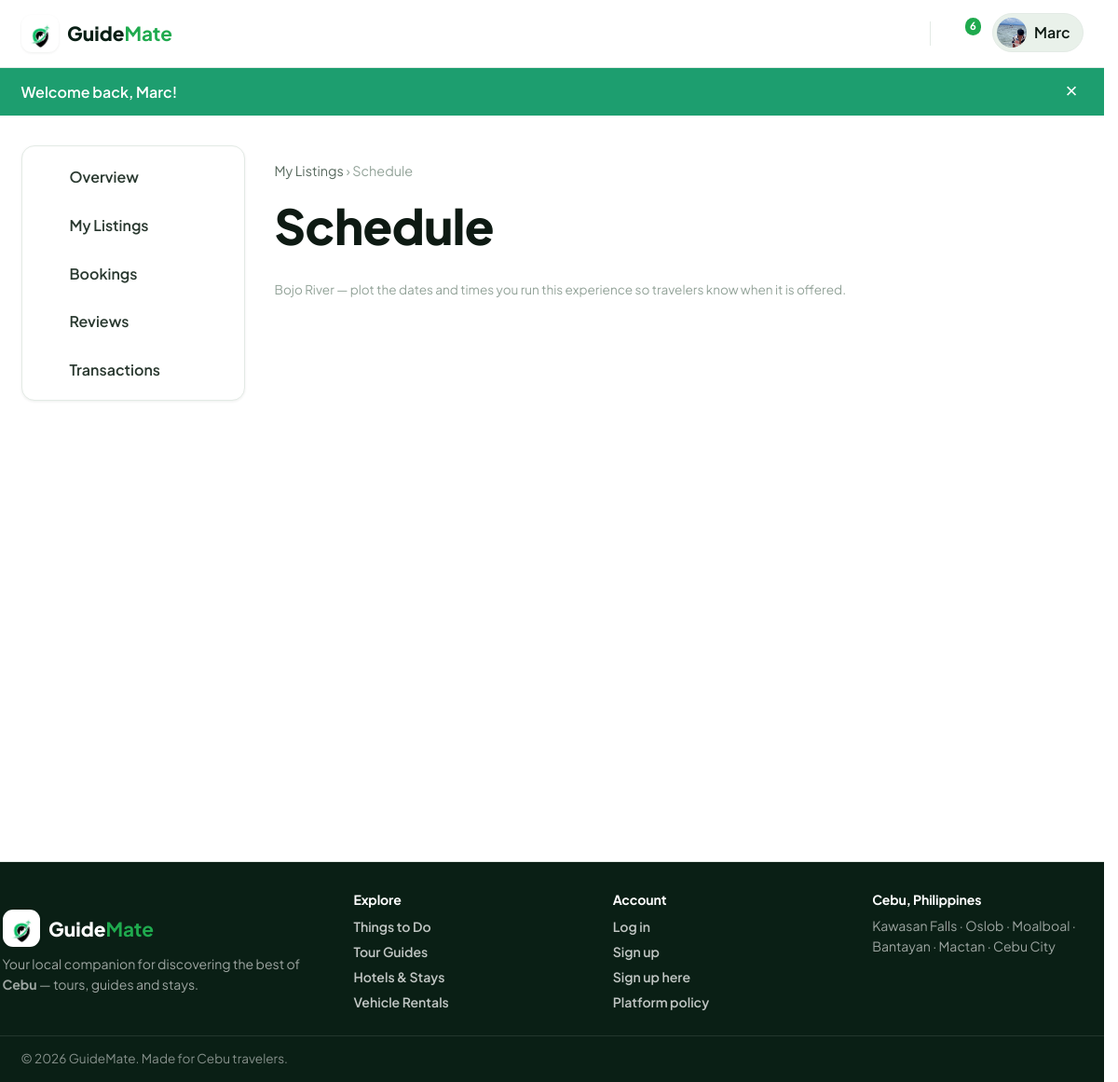
Page /public/dashboard/listings/9/schedule (signed in) on the committed database.
### tables this page shows
CREATE TABLE `users` (
  `id` int(10) UNSIGNED NOT NULL,
  `name` varchar(120) NOT NULL,
  `email` varchar(190) NOT NULL,
  `password` varchar(255) NOT NULL,
  `role` enum('admin','guide','tourist','rental_provider','hotel_admin') NOT NULL DEFAULT 'tourist',
  `phone` varchar(40) DEFAULT NULL,
  `avatar` varchar(255) DEFAULT NULL,
  `bio` text DEFAULT NULL,
  `location` varchar(120) DEFAULT NULL,
  `is_active` tinyint(1) NOT NULL DEFAULT 1,
  `suspension_reason` varchar(500) DEFAULT NULL,
  `suspended_at` timestamp NULL DEFAULT NULL,
  `guide_status` enum('none','pending','approved','rejected') NOT NULL DEFAULT 'none',
  `revenue` decimal(12,2) NOT NULL DEFAULT 0.00,
  `total_requests` int(10) UNSIGNED NOT NULL DEFAULT 0,
  `guide_review_note` varchar(500) DEFAULT NULL,
  `guide_reviewed_at` timestamp NULL DEFAULT NULL,
  `guide_warned` tinyint(1) NOT NULL DEFAULT 0,
  `guide_warning_note` varchar(500) DEFAULT NULL,
  `admin_totp_secret` varchar(64) DEFAULT NULL,
  `admin_totp_enabled` tinyint(1) NOT NULL DEFAULT 0,
  `created_at` timestamp NOT NULL DEFAULT current_timestamp(),
  `updated_at` timestamp NOT NULL DEFAULT current_timestamp() ON UPDATE current_timestamp(),
  `last_seen_at` timestamp NULL DEFAULT NULL,
  `last_login_at` timestamp NULL DEFAULT NULL,
  `oauth_provider` varchar(20) DEFAULT NULL,
  `oauth_id` varchar(191) DEFAULT NULL,
  `login_count` int(10) UNSIGNED NOT NULL DEFAULT 0
);

CREATE TABLE `listings` (
  `id` int(10) UNSIGNED NOT NULL,
  `user_id` int(10) UNSIGNED NOT NULL,
  `category_id` int(10) UNSIGNED NOT NULL,
  `title` varchar(160) NOT NULL,
  `slug` varchar(180) NOT NULL,
  `summary` varchar(255) DEFAULT NULL,
  `description` text NOT NULL,
  `area` varchar(120) NOT NULL,
  `address` varchar(255) DEFAULT NULL,
  `latitude` decimal(10,7) DEFAULT NULL,
  `longitude` decimal(10,7) DEFAULT NULL,
  `price` decimal(10,2) NOT NULL DEFAULT 0.00,
  `price_unit` varchar(40) NOT NULL DEFAULT 'per person',
  `duration` varchar(80) DEFAULT NULL,
  `included` text DEFAULT NULL,
  `not_included` text DEFAULT NULL,
  `cover_image` varchar(255) DEFAULT NULL,
  `status` enum('pending','approved','rejected') NOT NULL DEFAULT 'pending',
  `is_featured` tinyint(1) NOT NULL DEFAULT 0,
  `sale_price` decimal(10,2) DEFAULT NULL,
  `sale_ends_at` date DEFAULT NULL,
  `created_at` timestamp NOT NULL DEFAULT current_timestamp(),
  `updated_at` timestamp NOT NULL DEFAULT current_timestamp() ON UPDATE current_timestamp()
);

### app/Views/layouts/main.php (the view, shortened to what the rows shown need)
<?php
$user = auth_user();
$isGuide = ($user['role'] ?? null) === 'guide';
$current = parse_url($_SERVER['REQUEST_URI'] ?? '/', PHP_URL_PATH) ?: '/';
$base = \App\Core\App::basePath();
if ($base !== '' && str_starts_with($current, $base)) {
    $current = substr($current, strlen($base)) ?: '/';
}
$current = '/' . trim($current, '/');
$publicBrowse = $current === '/'
    || in_array($current, ['/listings', '/things-to-do', '/tour-guides', '/hotels', '/rentals'], true)
    || str_starts_with($current, '/listing/')
    || str_starts_with($current, '/rentals/');
$isMessages = str_starts_with($current, '/messages');
$isDashboard = str_starts_with($current, '/dashboard') || str_starts_with($current, '/profile');
$hideFooter = $isMessages;
$guideWarned = $user && ($user['role'] ?? null) === 'guide' && \App\Models\User::isGuideWarned((int) $user['id']);
$headerUser = ($isGuide && $publicBrowse) ? null : $user;
$unread = 0;
if ($headerUser) {
    $unread = \App\Models\Message::unreadCount((int) $headerUser['id']);
}
$currentLocale = $_SESSION['_locale'] ?? 'en';
?>
<!DOCTYPE html>
<html lang="<?= e($currentLocale === 'tl' ? 'tl' : 'en') ?>">
<head>
    <link rel="stylesheet" href="<?= e(asset('css/style.css')) ?>">
</head>
<body class="<?= e(trim(($isMessages ? 'page-messages ' : '') . ($isDashboard ? 'page-dashboard ' : '') . ($hideFooter ? 'page-no-footer ' : '') . ($guideWarned ? 'guide-warned' : ''))) ?>">
<header class="site-header" id="siteHeader">
    <div class="container header-inner">
<?php if ($isGuide): ?>
            <span class="brand brand-static">
                <span class="brand-mark">◐</span>
                <span class="brand-text">Guide<strong>Mate</strong></span>
            </span>
        <?php endif; ?>
        <nav class="main-nav" id="mainNav">
            <?php if ($headerUser): ?>
                <a href="<?= e(url('/messages')) ?>" class="nav-icon" title="Messages" aria-label="Messages">
                    <?= admin_icon('messages', 22) ?><?php if ($unread > 0): ?><span class="badge"><?= (int) $unread ?></span><?php endif; ?>
                </a>
                <div class="nav-menu">
                    <button class="nav-avatar" id="userMenuBtn">
                        <img src="<?= e(img_src($headerUser['avatar'] ?? null, 'avatar' . $headerUser['id'])) ?>" alt="">
                        <span><?= e(explode(' ', (string) $headerUser['name'])[0]) ?></span>
                    </button>
                </div>
            <?php else: ?>
                <a href="<?= e(url('/login')) ?>" class="btn btn-ghost btn-sm">Log in</a>
                <a href="<?= e(url('/register')) ?>" class="btn btn-primary btn-sm">Sign up</a>
            <?php endif; ?>
        </nav>
    </div>
</header>
<?php foreach (['success' => 'flash-success', 'error' => 'flash-error', 'info' => 'flash-info'] as $key => $cls): ?>
    <?php if ($msg = flash($key)): ?>
        <div class="flash <?= $cls ?>" role="alert">
            <div class="container"><?= e($msg) ?><button class="flash-close" aria-label="Dismiss">&times;</button></div>
        </div>
    <?php endif; ?>
<?php endforeach; ?>
<main>
    <?= $content ?>
</main>
<?php if (!$hideFooter): ?>
<footer class="site-footer<?= $isDashboard ? ' site-footer--dash' : '' ?>">
    <div class="container footer-grid">
        <div>
            <?php if ($isGuide): ?>
                <span class="brand brand-static">
                    <span class="brand-mark">◐</span><span class="brand-text">Guide<strong>Mate</strong></span>
                </span>
            <?php else: ?>
                <a href="<?= e(url('/')) ?>" class="brand">
                    <span class="brand-mark">◐</span><span class="brand-text">Guide<strong>Mate</strong></span>
                </a>
            <?php endif; ?>
            <p class="footer-tag">Your local companion for discovering the best of <strong>Cebu</strong> — tours, guides and stays.</p>
        </div>
        <div>
            <h4>Explore</h4>
            <a href="<?= e(url('/things-to-do')) ?>">Things to Do</a>
            <a href="<?= e(url('/tour-guides')) ?>">Tour Guides</a>
            <a href="<?= e(url('/hotels')) ?>">Hotels &amp; Stays</a>
            <a href="<?= e(url('/rentals')) ?>">Vehicle Rentals</a>
        </div>
        <div>
            <h4>Account</h4>
            <a href="<?= e(url('/login')) ?>">Log in</a>
            <a href="<?= e(url('/register')) ?>">Sign up</a>
            <a href="<?= e(url('/register?role=guide')) ?>">Sign up here</a>
            <a href="<?= e(url('/policy')) ?>">Platform policy</a>
        </div>
        <div>
            <h4>Cebu, Philippines</h4>
            <p class="footer-tag footer-locations">Kawasan Falls · Oslob · Moalboal · Bantayan · Mactan · Cebu City</p>
        </div>
    </div>
    <div class="footer-bottom">
        <div class="container">© <?= date('Y') ?> GuideMate. Made for Cebu travelers.</div>
    </div>
</footer>
<?php endif; ?>
</body>
</html>

### app/Views/guide/schedule.php (shortened to what the rows shown need)
<?php
$schedule = $schedule ?? [];
?>
<div class="container">
    <div class="dash-layout">
        <?= \App\Core\View::partial('partials/dash-nav') ?>
        <div>
            <div class="breadcrumb"><a href="<?= e(url('/dashboard/listings')) ?>"><?= e(__('d_my_listings', 'My listings')) ?></a> › <?= e(__('g_schedule', 'Schedule')) ?></div>
            <h1><?= e(__('g_schedule', 'Schedule')) ?></h1>
            <p class="hint"><?= e($listing['title']) ?> — <?= e(__('g_schedule_hint', 'plot the dates and times you run this experience so travelers know when it is offered.')) ?></p>
        </div>
    </div>
</div>

### app/Core/Router.php (shortened to what the rows shown need)
<?php
final class Router
{
    private array $routes = [];
    private function add(string $method, string $pattern, array $handler, array $guards): void
    {
        $this->routes[] = [
            'method' => $method,
            'pattern' => $pattern,
            'handler' => $handler,
            'guards' => $guards,
        ];
    }
    public function dispatch(string $method, string $uri): void
    {
        $path = $this->normalize($uri);
        $method = strtoupper($method);
        foreach ($this->routes as $route) {
            if ($route['method'] !== $method) {
                continue;
            }
            $regex = $this->compile($route['pattern']);
            if (preg_match($regex, $path, $matches) === 1) {
                $params = array_filter($matches, 'is_string', ARRAY_FILTER_USE_KEY);
                $this->runGuards($route['guards']);
                $this->invoke($route['handler'], $params);
                return;
            }
        }
    }
    private function compile(string $pattern): string
    {
        $regex = preg_replace('#\{([a-zA-Z_][a-zA-Z0-9_]*)\}#', '(?P<$1>[^/]+)', $pattern);
        return '#^' . $regex . '$#';
    }
    private function normalize(string $uri): string
    {
        $path = parse_url($uri, PHP_URL_PATH) ?: '/';
        $base = App::basePath();
        if ($base !== '' && str_starts_with($path, $base)) {
            $path = substr($path, strlen($base));
        }
        $path = str_replace('/index.php', '', $path);
        $path = '/' . trim($path, '/');
        return $path === '/' ? '/' : rtrim($path, '/');
    }
    private function runGuards(array $guards): void
    {
        foreach ($guards as $guard) {
            switch ($guard) {
                case 'listing_provider':
                    if (!Auth::managesListings()) {
                        abort(403, 'Listing providers only.');
                    }
                    break;
            }
        }
    }
    private function invoke(array $handler, array $params): void
    {
        [$class, $action] = $handler;
        $controller = new $class();
        $controller->{$action}(...array_values($params));
    }
}

### rows in the picture
users: role+avatar+id (picture), role+name "Marc"
listings: title "Bojo River"

### other values in the picture
$unread "6"
$msg "Welcome back, Marc!"
